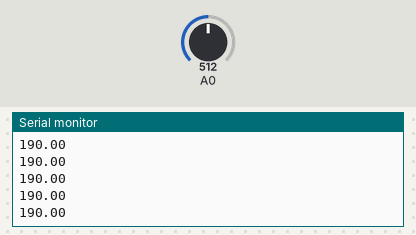
The sketch below on a simulated Arduino Uno, built with avr-gcc and run on an emulated ATmega328P. Parts: the last lines printed to the serial monitor. Inputs (shaded band) come from the test bench; at power-on: A0 = 512.

Above: at 1.2 s.
1.3 s: A0 set to 716
At 1.31 s:
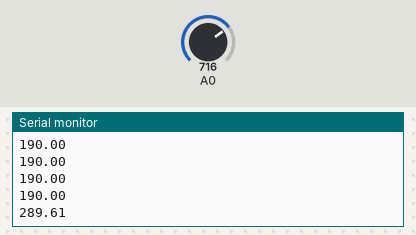
2.8 s: A0 set to 900
At 2.81 s:
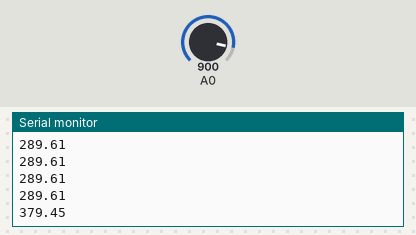
Timing chart, 0 to 5.8 s (numbered marks = the images above; inputs shaded):
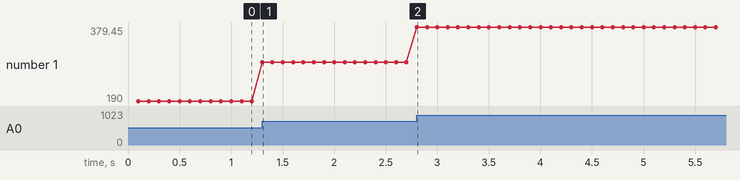

Measured:
- after the input at 1.3 s, the serial monitor: prints a new line at once (image 1)
- after the input at 2.8 s, the serial monitor: prints a new line at once (image 2)
- plotted number 1: 190 → 289.61 after the input at 1.3 s, 289.61 → 379.45 after the input at 2.8 s

The sketch:

enshu2-5-7.ino
```cpp
unsigned long timePrev = 0;
int count = 0;
void SendData(){
  int sensorValue = analogRead(A0);
  float vo = sensorValue*(5.0/1024.0);
  float Temp = (vo*1000.0 - 600.0)/10.0;
  Serial.println(Temp);
  count++;
}
void setup() {
  Serial.begin(9600);
  Serial.println("start!");
  timePrev = millis();
}

void loop() {
  if(count < 100){
    unsigned long timeNow = millis();
    if(timeNow - timePrev >= 100){
      SendData();
      timePrev=timeNow;
    }else{}
  }else{}
}
```
